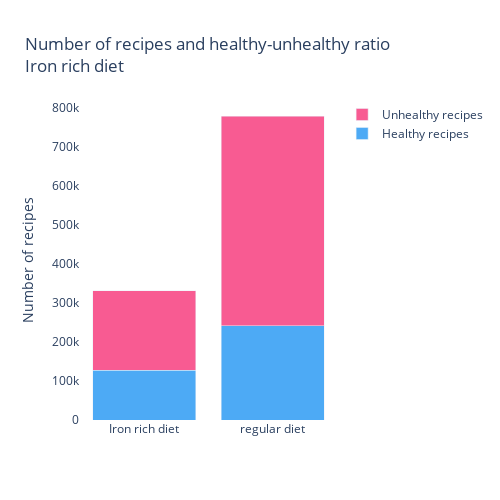

Source (notebook cell):
### Code cell
import plotly.graph_objects as go
diets=['Iron rich diet', 'regular diet']
numberOfHealthyIronRichRecipes = len(df_ingredients[(df_ingredients["IronRich"] == 1) & (df_ingredients["Unhealthy"] == 0)])
numberOfIronRichRecipes = len(df_ingredients[df_ingredients["IronRich"] == 1])

numberOfHealthyRecipes = len(df_ingredients[df_ingredients["Unhealthy"] == 0])
numberOfRecipes = len(df_ingredients)

_hover_healthy1 = "Iron rich:<br><br>"
_hover_healthy1 += "Healthy recipes: " + str(numberOfHealthyIronRichRecipes) + "<br>"
_hover_healthy1 += "Total recipes: " + str(numberOfIronRichRecipes) + "<br>"
_hover_healthy1 += "Percentage of healthy recipes: " + str(round(numberOfHealthyIronRichRecipes*100/numberOfIronRichRecipes, 2)) + "%"

_hover_healthy2 = "No diet:<br><br>"
_hover_healthy2 += "Healthy recipes: " + str(numberOfHealthyRecipes) + "<br>"
_hover_healthy2 += "Total recipes: " + str(numberOfRecipes) + "<br>"
_hover_healthy2 += "Percentage of unhealthy recipes: " + str(round(numberOfHealthyRecipes*100/numberOfRecipes, 2)) + "%"

_hover_unhealthy1 = "Iron rich:<br><br>"
_hover_unhealthy1 += "Unhealthy recipes: " + str(numberOfIronRichRecipes - numberOfHealthyIronRichRecipes) + "<br>"
_hover_unhealthy1 += "Total recipes: " + str(numberOfIronRichRecipes) + "<br>"
_hover_unhealthy1 += "Percentage of healthy recipes: " + str(round((numberOfIronRichRecipes - numberOfHealthyIronRichRecipes)*100/numberOfIronRichRecipes, 2)) + "%"

_hover_unhealthy2 = "No diet:<br><br>"
_hover_unhealthy2 += "Unhealthy recipes: " + str(numberOfHealthyRecipes) + "<br>"
_hover_unhealthy2 += "Total recipes: " + str(numberOfRecipes) + "<br>"
_hover_unhealthy2 += "Percentage of unhealthy recipes: " + str(round((numberOfRecipes - numberOfHealthyRecipes)*100/numberOfRecipes, 2)) + "%"

fig = go.Figure(data=[
    go.Bar(
        name='Healthy recipes',
        x=diets,
        y=[numberOfHealthyIronRichRecipes, numberOfHealthyRecipes],
        hovertext=[_hover_healthy1, _hover_healthy2],
        hoverinfo="text",
        marker_color= '#2196f3'
    ),
    go.Bar(
        name='Unhealthy recipes',
        x=diets,
        y=[numberOfIronRichRecipes - numberOfHealthyIronRichRecipes, numberOfRecipes - numberOfHealthyRecipes],
        hovertext=[_hover_unhealthy1, _hover_unhealthy2],
        hoverinfo="text",
        marker_color= '#f73378'
    )
])
fig.update_traces(opacity=0.8)
# Change the bar mode
fig.update_layout(
    title_text='Number of recipes and healthy-unhealthy ratio<br>Iron rich diet',
    barmode='stack',
    width=500,
    height=500,
    plot_bgcolor="white",
)
fig.update_yaxes(title_text='Number of recipes')
fig.show()

### Figure 1 — Plotly figure (JSON) as saved in the notebook; plotly's stock layout.template omitted (floating-point values rounded to 4 significant figures)
{"data": [{"hoverinfo": "text", "hovertext": ["Iron rich:<br><br>Healthy recipes: 127761<br>Total recipes: 331263<br>Percentage of healthy recipes: 38.57%", "No diet:<br><br>Healthy recipes: 241564<br>Total recipes: 779088<br>Percentage of unhealthy recipes: 31.01%"], "marker": {"color": "#2196f3"}, "name": "Healthy recipes", "opacity": 0.8, "type": "bar", "x": ["Iron rich diet", "regular diet"], "y": [127761, 241564]}, {"hoverinfo": "text", "hovertext": ["Iron rich:<br><br>Unhealthy recipes: 203502<br>Total recipes: 331263<br>Percentage of healthy recipes: 61.43%", "No diet:<br><br>Unhealthy recipes: 241564<br>Total recipes: 779088<br>Percentage of unhealthy recipes: 68.99%"], "marker": {"color": "#f73378"}, "name": "Unhealthy recipes", "opacity": 0.8, "type": "bar", "x": ["Iron rich diet", "regular diet"], "y": [203502, 537524]}], "layout": {"barmode": "stack", "height": 500, "plot_bgcolor": "white", "title": {"text": "Number of recipes and healthy-unhealthy ratio<br>Iron rich diet"}, "width": 500, "xaxis": {"autorange": true, "range": [-0.5, 1.5], "type": "category"}, "yaxis": {"autorange": true, "range": [0, 820100.0], "title": {"text": "Number of recipes"}, "type": "linear"}}}
